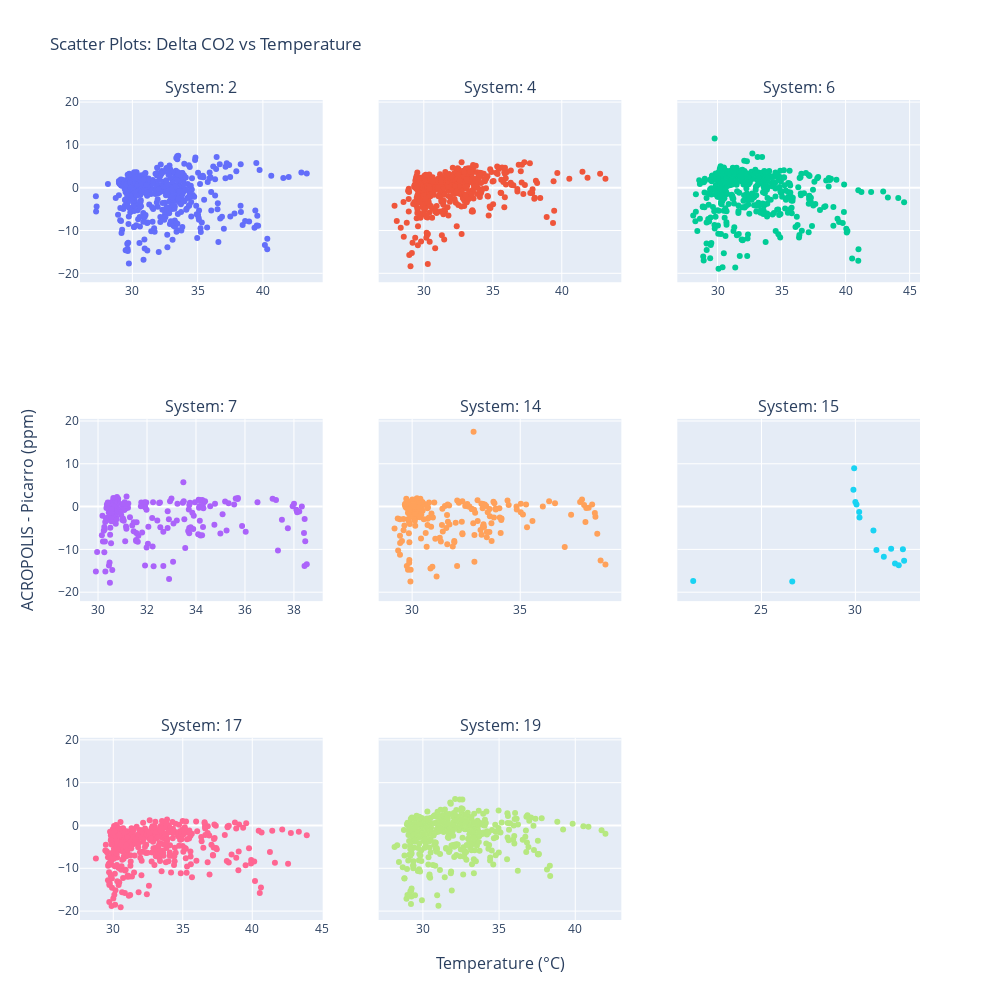

The cell this chart's notebook holds for it:
### Code cell
# parameters
x_col_name = "gmp343_temperature"
max_col = 3
x_title = "Temperature (°C)"
title_text = "Scatter Plots: Delta CO2 vs Temperature" 

plot_acropolis_scatter(x_col_name=x_col_name,max_col=max_col, x_title=x_title, title_text=title_text)

### Figure 1 — Plotly figure (JSON) as saved in the notebook; plotly's stock layout.template omitted (floating-point values rounded to 4 significant figures; data arrays with more than 128 entries replaced by an {"elided": "..."} marker saying what was removed)
{"data": [{"mode": "markers", "name": "MC-2", "type": "scatter", "x": {"elided": "569 float values"}, "xaxis": "x", "y": {"elided": "569 float values"}, "yaxis": "y"}, {"mode": "markers", "name": "MC-4", "type": "scatter", "x": {"elided": "570 float values"}, "xaxis": "x2", "y": {"elided": "570 float values"}, "yaxis": "y2"}, {"mode": "markers", "name": "MC-6", "type": "scatter", "x": {"elided": "570 float values"}, "xaxis": "x3", "y": {"elided": "570 float values"}, "yaxis": "y3"}, {"mode": "markers", "name": "MC-7", "type": "scatter", "x": {"elided": "242 float values"}, "xaxis": "x4", "y": {"elided": "242 float values"}, "yaxis": "y4"}, {"mode": "markers", "name": "MC-14", "type": "scatter", "x": {"elided": "242 float values"}, "xaxis": "x5", "y": {"elided": "242 float values"}, "yaxis": "y5"}, {"mode": "markers", "name": "MC-15", "type": "scatter", "x": [21.37, 26.64, 32.11, 32.31, 31.51, 31.12, 32.53, 32.59, 31.9, 30.96, 30.22, 30.2, 30.06, 30.0, 29.9, 29.94], "xaxis": "x6", "y": [-17.37, -17.5, -13.3, -13.69, -11.72, -10.13, -9.976, -12.63, -9.827, -5.579, -2.542, -1.28, 0.5158, 1.06, 3.953, 8.962], "yaxis": "y6"}, {"mode": "markers", "name": "MC-17", "type": "scatter", "x": {"elided": "545 float values"}, "xaxis": "x7", "y": {"elided": "545 float values"}, "yaxis": "y7"}, {"mode": "markers", "name": "MC-19", "type": "scatter", "x": {"elided": "570 float values"}, "xaxis": "x8", "y": {"elided": "570 float values"}, "yaxis": "y8"}], "layout": {"annotations": [{"font": {"size": 16}, "showarrow": false, "text": "System: 2", "x": 0.1444, "xanchor": "center", "xref": "paper", "y": 1, "yanchor": "bottom", "yref": "paper"}, {"font": {"size": 16}, "showarrow": false, "text": "System: 4", "x": 0.5, "xanchor": "center", "xref": "paper", "y": 1, "yanchor": "bottom", "yref": "paper"}, {"font": {"size": 16}, "showarrow": false, "text": "System: 6", "x": 0.8556, "xanchor": "center", "xref": "paper", "y": 1, "yanchor": "bottom", "yref": "paper"}, {"font": {"size": 16}, "showarrow": false, "text": "System: 7", "x": 0.1444, "xanchor": "center", "xref": "paper", "y": 0.6111, "yanchor": "bottom", "yref": "paper"}, {"font": {"size": 16}, "showarrow": false, "text": "System: 14", "x": 0.5, "xanchor": "center", "xref": "paper", "y": 0.6111, "yanchor": "bottom", "yref": "paper"}, {"font": {"size": 16}, "showarrow": false, "text": "System: 15", "x": 0.8556, "xanchor": "center", "xref": "paper", "y": 0.6111, "yanchor": "bottom", "yref": "paper"}, {"font": {"size": 16}, "showarrow": false, "text": "System: 17", "x": 0.1444, "xanchor": "center", "xref": "paper", "y": 0.2222, "yanchor": "bottom", "yref": "paper"}, {"font": {"size": 16}, "showarrow": false, "text": "System: 19", "x": 0.5, "xanchor": "center", "xref": "paper", "y": 0.2222, "yanchor": "bottom", "yref": "paper"}, {"font": {"size": 16}, "showarrow": false, "text": "Temperature (°C)", "x": 0.5, "xanchor": "center", "xref": "paper", "y": 0, "yanchor": "top", "yref": "paper", "yshift": -30}, {"font": {"size": 16}, "showarrow": false, "text": "ACROPOLIS - Picarro (ppm)", "textangle": -90, "x": 0, "xanchor": "right", "xref": "paper", "xshift": -40, "y": 0.5, "yanchor": "middle", "yref": "paper"}], "height": 1000, "showlegend": false, "title": {"text": "Scatter Plots: Delta CO2 vs Temperature"}, "width": 1000, "xaxis": {"anchor": "y", "domain": [0, 0.2889]}, "xaxis2": {"anchor": "y2", "domain": [0.3556, 0.6444]}, "xaxis3": {"anchor": "y3", "domain": [0.7111, 1]}, "xaxis4": {"anchor": "y4", "domain": [0, 0.2889]}, "xaxis5": {"anchor": "y5", "domain": [0.3556, 0.6444]}, "xaxis6": {"anchor": "y6", "domain": [0.7111, 1]}, "xaxis7": {"anchor": "y7", "domain": [0, 0.2889]}, "xaxis8": {"anchor": "y8", "domain": [0.3556, 0.6444]}, "xaxis9": {"anchor": "y9", "domain": [0.7111, 1]}, "yaxis": {"anchor": "x", "domain": [0.7778, 1], "matches": "y7"}, "yaxis2": {"anchor": "x2", "domain": [0.7778, 1], "matches": "y7", "showticklabels": false}, "yaxis3": {"anchor": "x3", "domain": [0.7778, 1], "matches": "y7", "showticklabels": false}, "yaxis4": {"anchor": "x4", "domain": [0.3889, 0.6111], "matches": "y7"}, "yaxis5": {"anchor": "x5", "domain": [0.3889, 0.6111], "matches": "y7", "showticklabels": false}, "yaxis6": {"anchor": "x6", "domain": [0.3889, 0.6111], "matches": "y7", "showticklabels": false}, "yaxis7": {"anchor": "x7", "domain": [0, 0.2222]}, "yaxis8": {"anchor": "x8", "domain": [0, 0.2222], "matches": "y7", "showticklabels": false}, "yaxis9": {"anchor": "x9", "domain": [0, 0.2222], "matches": "y7", "showticklabels": false}}}
